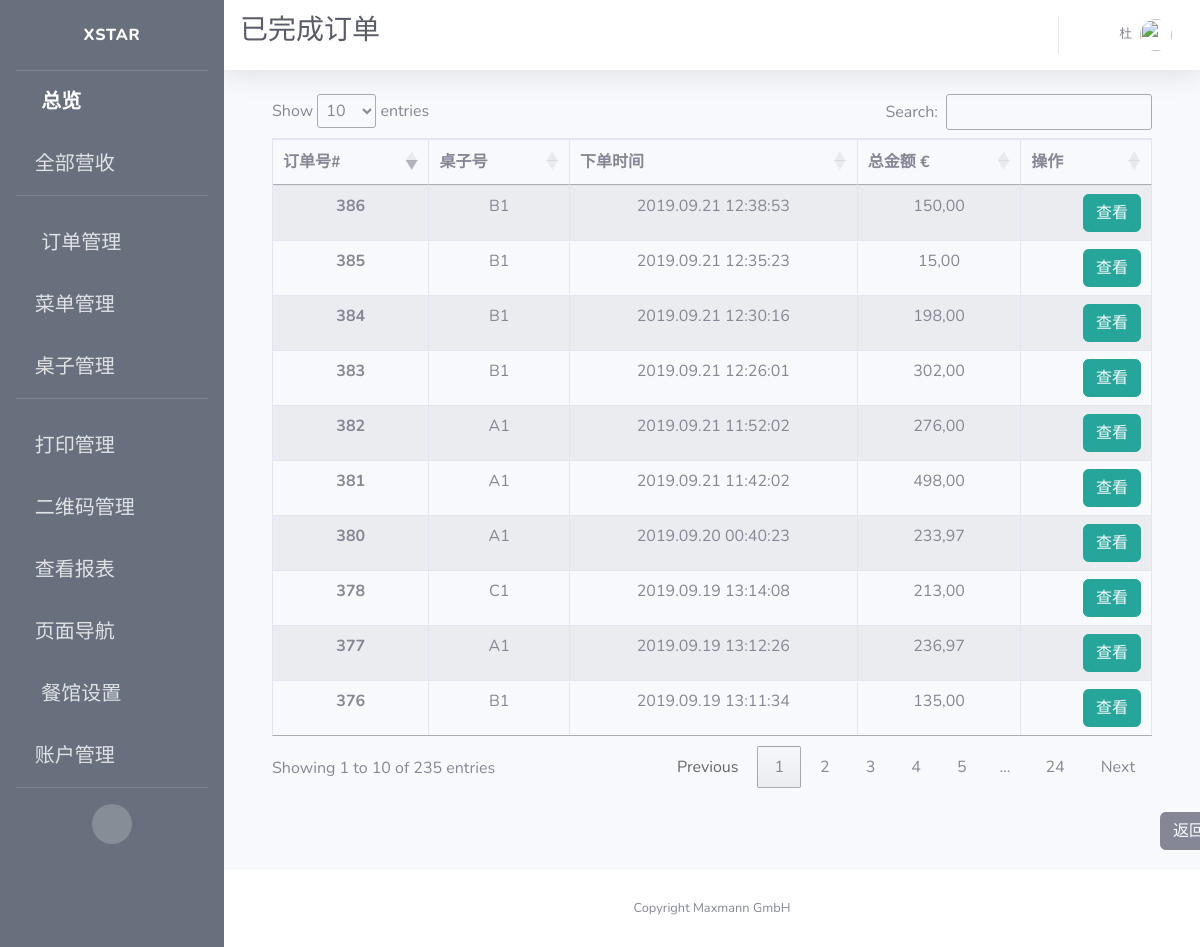
The page /admin/view/paid/alacarte/orders (signed in) on the database its author committed.
### app/models.py (models this page shows, shortened)
class User(UserMixin, db.Model):
    id = db.Column(db.Integer, primary_key=True)
    username = db.Column(db.String(64), index=True, unique=True, nullable=False)
    alias = db.Column(db.String(64))
    email = db.Column(db.String(120), unique=True)
    password_hash = db.Column(db.String(128))
    permissions = db.Column(db.Integer)
    container = db.Column(db.String(300))
    timeCreated = db.Column(db.DateTime, default=datetime.utcnow)

class Order(db.Model):
    id = db.Column(db.Integer, primary_key=True, unique=True, index=True)
    totalPrice = db.Column(db.Float, unique=False)
    orderNumber = db.Column(db.String(200), unique=True)
    timeCreated = db.Column(db.DateTime, default=datetime.utcnow)
    isPaid = db.Column(db.Boolean, default=False)
    isReady = db.Column(db.Boolean, default=False)
    isPickedUp = db.Column(db.Boolean, default=False)
    items = db.Column(db.String(1500))
    pay_via = db.Column(db.String(100))
    type = db.Column(db.String(100))
    container = db.Column(db.String(300))
    mealPrinted = db.Column(db.Boolean, default=False)
    printed = db.Column(db.Boolean, default=False)
    settleTime = db.Column(db.DateTime)
    settleID = db.Column(db.String(500))
    table_name = db.Column(db.String(500))
    seat_number = db.Column(db.String(500))
    isCancelled = db.Column(db.Boolean(), default=False)
    isDone = db.Column(db.Boolean())
    dishes = db.Column(db.String(1500))
    discount = db.Column(db.Float, default=0.0)
    discount_rate = db.Column(db.Float, default=0.0)
    subtype = db.Column(db.String(500))
    endTotal = db.Column(db.Float, default=totalPrice)
    section = db.Column(db.String(500))

### app/routes.py (the view)
@app.route('/admin/view/paid/alacarte/orders')
@login_required
def admin_view_paid_alacarte_orders():
    orders = db.session.query(Order).filter(
        Order.type == "In",
        Order.isPaid == True).all()
    cancelled_orders = db.session.query(Order).filter(
        Order.type == "In",
        Order.isCancelled == True).all()
    cur_orders = orders + cancelled_orders
    items = {order.id: json.loads(order.items) for order in cur_orders}
    context = dict(open_orders=cur_orders,
                   items=items,
                   title=u"已完成订单",
                   referrer=request.headers.get('Referer'),
                   company_name=company_info.get('company_name'),
                   datetime_format=datetime_format,
                   formatter=formatter)
    return render_template("admin_view_paid_alacarte_orders.html", **context)

### app/models.py (called while the page is built)
@login.user_loader
def load_user(id):
    return User.query.get(int(id))

### app/utilities.py (called while the page is built)
def formatter(number):
    if number == 0:
        number = '{:.2f}'.format(round(number, 2))
        number = number.replace(".", ",")
        return number
    number = format_decimal(round(float(number), 2), locale="de_DE")
    if len(number.split(",")) == 1:
        number = number + ",00"
        return number
    if len(number.split(",")[1]) == 1:
        number = number + "0"
        return number
    return number

### app/templates/admin_view_paid_alacarte_orders.html (shortened to what this page needs)
{% extends 'base.html' %}
{% block css %}
<link rel="stylesheet" type="text/css" href="https://cdn.datatables.net/1.10.19/css/jquery.dataTables.css">
<link rel="stylesheet" type="text/css" href="https://cdnjs.cloudflare.com/ajax/libs/twitter-bootstrap/4.1.3/css/bootstrap.css">
<link rel="stylesheet" type="text/css" href="https://cdn.datatables.net/1.10.19/css/dataTables.bootstrap4.min.css">
{% endblock %}
{% block title %}
<h1 class="h3 mb-2 text-gray-800">{{title}}</h1>
{% endblock %}
{% block content %}
<div class="container">
  <div class="row">
    <div class="col-sm-12">
      <table id="example" class="table table-striped table-bordered">
        <thead>
          <tr>
            <th scope="col">订单号#</th>
            <th scope="col">桌子号</th>
            <th scope="col">下单时间</th>
            <th scope="col">总金额 €</th>
            <th scope="col">操作</th>
          </tr>
        </thead>
        <tbody>
          {% for order in open_orders %}
          <tr>
            <th scope="row">{{order.id}}</th>
            <td>{{ order.table_name }}</td>
            <td>{{ order.timeCreated.strftime(datetime_format) }}</td>
            <td>{{ formatter(order.totalPrice) }}</td>
            <td style="text-align:right">
              <span>
                <button type="button" class="btn btn-info" style="border-color:#26a69a; background-color:#26a69a;">
                  <a href={{ url_for('admin_alacarte_order_edit', order_id=order.id) }} style="color: rgb(247, 249, 252)">
                    查看
                  </a>
                </button>
              </span>
            </td>
          </tr>
          {% endfor %}
        </tbody>
      </table>
    </div>
  </div>
</div>
<br>
<button type="button" class="btn btn-secondary" id="back">
  <a style="color: rgb(247, 249, 252)" href={{ referrer }} >
    返回
  </a>
</button>
{% endblock %}

### app/templates/base.html (shortened to what this page needs)
<!DOCTYPE html>
<html lang="en">
<head>
  {% block css %}
  {% endblock %}
  <link href="{{ url_for('static', filename='fontawesome-free/css/all.min.css') }}" rel="stylesheet" type="text/css">
  <link href="{{ url_for('static', filename='css/sb-admin-2.min.css')}}" rel="stylesheet">
  <link rel='stylesheet' href='https://cdnjs.cloudflare.com/ajax/libs/flag-icon-css/0.8.2/css/flag-icon.min.css'>
</head>
<body id="page-top">
  <div id="wrapper">
    <ul class="navbar-nav bg-gradient-primary sidebar sidebar-dark accordion" id="accordionSidebar">
      <a class="sidebar-brand d-flex align-items-center justify-content-center" href="{{ url_for('index') }}">
        <div class="sidebar-brand-text mx-3">Xstar</div>
      </a>
      <hr class="sidebar-divider my-0">
      <li class="nav-item active">
        <a class="nav-link" href="{{url_for('index') }}">
          <i class="fas fa-fw fa-tachometer-alt"></i>
          <span>总览</span></a>
      </li>
      <li class="nav-item">
        <a class="nav-link collapsed" href="#" data-toggle="collapse" data-target="#collapseOne" aria-expanded="true" aria-controls="collapseOne">
          <i class="fas fa-money-bill-alt"></i>
          <span>全部营收</span>
        </a>
      </li>
      <hr class="sidebar-divider">
      <li class="nav-item">
        <a class="nav-link collapsed" href="#" data-toggle="collapse" data-target="#collapseTwo" aria-expanded="true" aria-controls="collapseTwo">
          <i class="fas fa-fw fa-cog"></i>
          <span>订单管理</span>
        </a>
      </li>
      <li class="nav-item">
        <a class="nav-link collapsed" href="#" data-toggle="collapse" data-target="#collapseMenu" aria-expanded="true" aria-controls="collapseTwo">
        <i class="fas fa-utensils"></i>
          <span>菜单管理</span>
        </a>
      </li>
      <li class="nav-item">
        <a class="nav-link collapsed" href="#" data-toggle="collapse" data-target="#collapseUtilities" aria-expanded="true" aria-controls="collapseUtilities">
          <i class="fas fa-chair"></i>
          <span>桌子管理</span>
        </a>
      </li>
      <hr class="sidebar-divider">
      <li class="nav-item">
        <a class="nav-link collapsed" href="#" data-toggle="collapse" data-target="#collapsePages" aria-expanded="true" aria-controls="collapsePages">
          <i class="fas fa-print"></i>
          <span>打印管理</span>
        </a>
      </li>
      <li class="nav-item">
        <a class="nav-link" href={{ url_for('qrcode_manage') }}>
          <i class="fas fa-qrcode"></i>
          <span>二维码管理</span>
        </a>
      </li>
      <li class="nav-item">
        <a class="nav-link collapsed" href="#" data-toggle="collapse" data-target="#collapseLogs" aria-expanded="true" aria-controls="collapseUtilities">
          <i class="far fa-sticky-note"></i>
          <span>查看报表</span>
        </a>
      </li>
      <li class="nav-item">
        <a class="nav-link collapsed" href="#" data-toggle="collapse" data-target="#collapseNavigation" aria-expanded="true" aria-controls="collapseUtilities">
          <i class="far fa-compass"></i>
          <span>页面导航</span>
        </a>
      </li>
      <li class="nav-item">
        <a class="nav-link" href="{{ url_for('set_store') }}">
          <i class="fas fa-fw fa-wrench"></i>
          <span>餐馆设置</span></a>
      </li>
      {% if current_user.permissions == 100 %}
      <li class="nav-item">
        <a class="nav-link" href="{{ url_for('boss_users_manage') }}">
          <i class="fas fa-users"></i>
          <span>账户管理</span></a>
      </li>
      {% else %}
      <li class="nav-item">
        <a class="nav-link" href="{{ url_for('users_manage') }}">
          <i class="fas fa-users"></i>
          <span>跑堂人员列表</span></a>
      </li>
      {% endif %}
      <hr class="sidebar-divider d-none d-md-block">
      <div class="text-center d-none d-md-inline">
        <button class="rounded-circle border-0" id="sidebarToggle"></button>
      </div>
    </ul>
    <div id="content-wrapper" class="d-flex flex-column">
      <div id="content">
        <nav class="navbar navbar-expand navbar-light bg-white topbar mb-4 static-top shadow">
          {% block title %}
          {% endblock %}
          <ul class="navbar-nav ml-auto">
            <li class="nav-item dropdown no-arrow">
              <a class="nav-link dropdown-toggle" href="#" id="lanDropdown" role="button" data-toggle="dropdown" aria-haspopup="true" aria-expanded="false">
              </a>
            </li>
            <li class="nav-item dropdown no-arrow">
              <a class="nav-link dropdown-toggle" href="#" id="userDropdown" role="button" data-toggle="dropdown" aria-haspopup="true" aria-expanded="false">
                <span class="mr-2 d-none d-lg-inline text-gray-600 small">{{ current_user.alias }}</span>
                <img class="img-profile rounded-circle" src="https://source.unsplash.com/QAB-WJcbgJk/60x60">
              </a>
            </li>
          </ul>
        </nav>
        <div class="container-fluid">
          {% block content %}{% endblock %}
        </div>
      </div>
      <footer class="sticky-footer bg-white">
        <div class="container my-auto">
          <div class="copyright text-center my-auto">
            <span>Copyright {{ company_name }}</span>
          </div>
        </div>
      </footer>
    </div>
  </div>
</body>
</html>

### app/templates/admin_view_paid_alacarte_orders.html (style rules this page uses)
.row:after { content: ""; display: table; clear: both; }
#back { margin-left: 912px; margin-bottom: 20px; }
table { text-align: center; }

### app/templates/base.html (style rules this page uses)
.bg-gradient-primary { background-image: linear-gradient(180deg,#67707c 10%,#67707c 100%); background-size: cover; }

### rows shown on the page
User: alias "杜"
Order: id "376", table_name "B1", timeCreated "2019.09.19 13:11:34", totalPrice "135,00"
Order: id "377", table_name "A1", timeCreated "2019.09.19 13:12:26", totalPrice "236,97"
Order: id "378", table_name "C1", timeCreated "2019.09.19 13:14:08", totalPrice "213,00"
Order: id "380", table_name "A1", timeCreated "2019.09.20 00:40:23", totalPrice "233,97"
Order: id "381", table_name "A1", timeCreated "2019.09.21 11:42:02", totalPrice "498,00"
Order: id "383", table_name "B1", timeCreated "2019.09.21 12:26:01", totalPrice "302,00"
Order: id "384", table_name "B1", timeCreated "2019.09.21 12:30:16", totalPrice "198,00"
Order: id "385", table_name "B1", timeCreated "2019.09.21 12:35:23", totalPrice "15,00"
Order: id "386", table_name "B1", timeCreated "2019.09.21 12:38:53", totalPrice "150,00"
Order: id "382", table_name "A1", timeCreated "2019.09.21 11:52:02", totalPrice "276,00"

### other values the page prints
{{ title }} "已完成订单"
{{ company_name }} "Maxmann GmbH"
